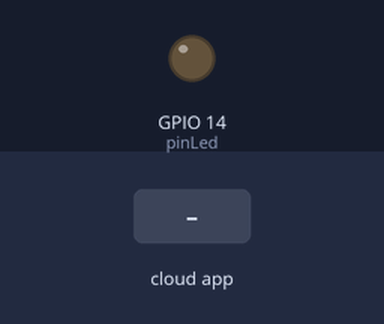
Bench run of a sketch on a simulated ESP32. Parts: output pins drawn as LEDs (lit = HIGH). The inputs (shaded band) are chosen by the test bench. What the sketch prints to the serial monitor is not drawn.

Above: at 3.7 s.
3.8 s: the phone or cloud app sets temperatura to 0
At 6.9 s:
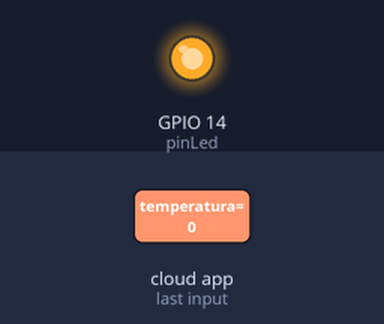
7.2 s: the phone or cloud app sets temperatura to 1
At 9.2 s:
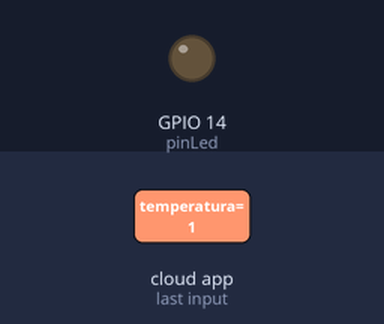
Timing chart, 0 to 10.7 s (numbered marks = the images above; inputs shaded):
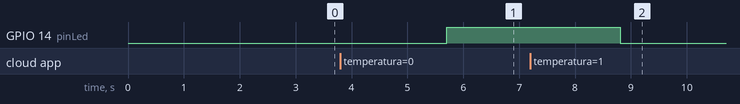

The sketch:

Led_Temperatura.ino
```cpp
#include <math.h>
#include "AdafruitIO_WiFi.h"

// Configurações da rede WIFI
#define WIFI_SSID ""
#define WIFI_PASS ""

// Autenticação Adafruit IO
#define IO_USERNAME ""
#define IO_KEY ""

AdafruitIO_WiFi io(IO_USERNAME, IO_KEY, WIFI_SSID, WIFI_PASS);

#define pinNTC 34
#define pinLed 14 //Pino do LED

// Controle de envio de dados
float temp_atual = 0;
float temp_anterior = -1;

// Variável / Ponteiro para referenciar o feed temperatura
AdafruitIO_Feed * temperatura = io.feed("temperatura");

const float Rfixo = 10000.0; // resistor do projeto
const float Beta = 3950.0;
const float R0 = 10000.0; // nominal do ntc
const float T0_kelvin = 298.15; // 25°C em Kelvin
const float Vcc = 3.3;

void setup() {
  Serial.begin(115200);
  pinMode(pinLed, OUTPUT);
  pinMode(pinNTC, INPUT);


  while(!Serial);

  Serial.print("Conectando ao Adafruit IO");
  io.connect();

  while(io.status() < AIO_CONNECTED){
    Serial.print(".");
    delay(500);
  }

  Serial.println();
  Serial.println(io.statusText());

  //configuração do callback, quando o feed receber (atualizer) um valor
  temperatura -> onMessage(handleTemperatura);
  //registra a função de callback
  //ela será chamada sempre que o feed receber um novo dado


  delay(1000);

}

void loop() {

  // Manter a conexão com o Adafruit IO ativa
  io.run();

  //chamada função publish
  //publicacao();

  delay(3000);

}
```

publish.ino
```cpp
// Função para calcular temperatura com média de leituras
float lerTemperaturaNTC(int pino, int numLeituras){
  long somaLeituras = 0;

  for(int i = 0; i < numLeituras; i++){
    somaLeituras += analogRead(pino);
    delay(5);
  }

  float leituraMedia = somaLeituras / (float)numLeituras;

  float Vout = leituraMedia * (Vcc / 4095.0);

  float Rntc = Rfixo * ((Vcc / Vout) - 1.0);

  float tempK = 1.0 / ((1.0 / T0_kelvin) + (1.0 / Beta) * log(Rntc / R0));

  return tempK - 273.15;
}
void publicacao() {
  temp_atual = lerTemperaturaNTC(pinNTC, 10);

  // Verificando alteração na temperatura
  if(temp_atual == temp_anterior){
    return;
  }


  // Serial.print("Temperatura Analógica: ");
  // Serial.println(analogRead(pinNTC));

  Serial.print(F("Temperatura: "));
  Serial.print(temp_atual, 2);
  Serial.println(F("°C"));

  // Envio / Registro no feed "temperatura" no Adafruit IO
  temperatura -> save(temp_atual);

  temp_anterior = temp_atual;
}
```

subscribe.ino
```cpp
//função chamada automaticamente quando o feed receber atualizações
void handleTemperatura(AdafruitIO_Data * data){
  float temp = data -> toFloat();

  Serial.print(F("Temperatura do feed: "));
  Serial.println(temp, 2);
  Serial.println("°C");

  //lógica para acender ou não o LED
  if(temp <= 0) {
    digitalWrite(pinLed, HIGH);
  }
  else{
    digitalWrite(pinLed, LOW);
  }

}
```

Measured:
- after the input at 3.8 s, GPIO 14 (pinLed): LOW → HIGH after 1.9 s
- after the input at 7.2 s, GPIO 14 (pinLed): HIGH → LOW after 1.6 s
